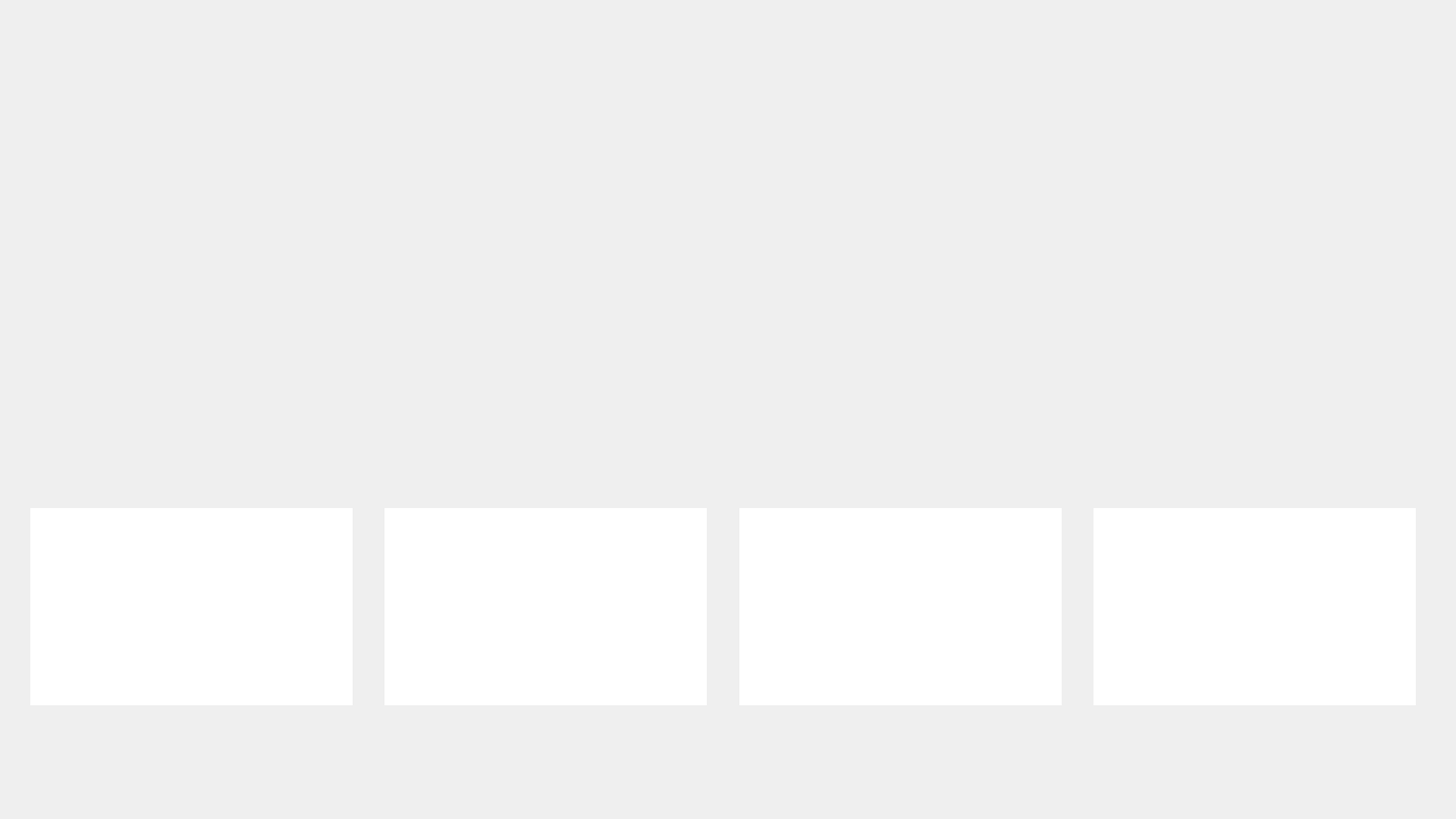
<?xml version="1.0" encoding="UTF-8"?>
<ui version="4.0">
 <class>Form</class>
 <widget class="QWidget" name="Form">
  <property name="geometry">
   <rect>
    <x>0</x>
    <y>0</y>
    <width>1920</width>
    <height>1080</height>
   </rect>
  </property>
  <property name="windowTitle">
   <string>Form</string>
  </property>
  <widget class="QPushButton" name="backButton">
   <property name="geometry">
    <rect>
     <x>1620</x>
     <y>922</y>
     <width>210</width>
     <height>110</height>
    </rect>
   </property>
   <property name="styleSheet">
    <string notr="true">QPushButton { 
   background-image : url(icon/backb.png); 
   border : 0px;
}
</string>
   </property>
   <property name="text">
    <string/>
   </property>
  </widget>
  <widget class="QLabel" name="video1">
   <property name="geometry">
    <rect>
     <x>40</x>
     <y>130</y>
     <width>425</width>
     <height>530</height>
    </rect>
   </property>
   <property name="text">
    <string>&lt;html&gt;&lt;head/&gt;&lt;body&gt;&lt;p&gt;&lt;br/&gt;&lt;/p&gt;&lt;/body&gt;&lt;/html&gt;</string>
   </property>
  </widget>
  <widget class="QLabel" name="background">
   <property name="geometry">
    <rect>
     <x>0</x>
     <y>0</y>
     <width>1920</width>
     <height>1080</height>
    </rect>
   </property>
   <property name="text">
    <string/>
   </property>
   <property name="pixmap">
    <pixmap>icon/feed4.png</pixmap>
   </property>
  </widget>
  <widget class="QTextBrowser" name="text1">
   <property name="geometry">
    <rect>
     <x>40</x>
     <y>670</y>
     <width>425</width>
     <height>260</height>
    </rect>
   </property>
   <property name="font">
    <font>
     <family>한컴 백제 M</family>
     <pointsize>18</pointsize>
    </font>
   </property>
   <property name="autoFillBackground">
    <bool>false</bool>
   </property>
   <property name="frameShape">
    <enum>QFrame::NoFrame</enum>
   </property>
   <property name="frameShadow">
    <enum>QFrame::Sunken</enum>
   </property>
  </widget>
  <widget class="QTextBrowser" name="text2">
   <property name="geometry">
    <rect>
     <x>507</x>
     <y>670</y>
     <width>425</width>
     <height>260</height>
    </rect>
   </property>
   <property name="font">
    <font>
     <family>한컴 백제 M</family>
     <pointsize>18</pointsize>
    </font>
   </property>
   <property name="autoFillBackground">
    <bool>false</bool>
   </property>
   <property name="frameShape">
    <enum>QFrame::NoFrame</enum>
   </property>
   <property name="frameShadow">
    <enum>QFrame::Sunken</enum>
   </property>
  </widget>
  <widget class="QTextBrowser" name="text3">
   <property name="geometry">
    <rect>
     <x>975</x>
     <y>670</y>
     <width>425</width>
     <height>260</height>
    </rect>
   </property>
   <property name="font">
    <font>
     <family>한컴 백제 M</family>
     <pointsize>18</pointsize>
    </font>
   </property>
   <property name="autoFillBackground">
    <bool>false</bool>
   </property>
   <property name="frameShape">
    <enum>QFrame::NoFrame</enum>
   </property>
   <property name="frameShadow">
    <enum>QFrame::Sunken</enum>
   </property>
  </widget>
  <widget class="QTextBrowser" name="text4">
   <property name="geometry">
    <rect>
     <x>1442</x>
     <y>670</y>
     <width>425</width>
     <height>260</height>
    </rect>
   </property>
   <property name="font">
    <font>
     <family>한컴 백제 M</family>
     <pointsize>18</pointsize>
    </font>
   </property>
   <property name="autoFillBackground">
    <bool>false</bool>
   </property>
   <property name="frameShape">
    <enum>QFrame::NoFrame</enum>
   </property>
   <property name="frameShadow">
    <enum>QFrame::Sunken</enum>
   </property>
  </widget>
  <widget class="QLabel" name="video2">
   <property name="geometry">
    <rect>
     <x>507</x>
     <y>130</y>
     <width>425</width>
     <height>530</height>
    </rect>
   </property>
   <property name="text">
    <string>&lt;html&gt;&lt;head/&gt;&lt;body&gt;&lt;p&gt;&lt;br/&gt;&lt;/p&gt;&lt;/body&gt;&lt;/html&gt;</string>
   </property>
  </widget>
  <widget class="QLabel" name="video3">
   <property name="geometry">
    <rect>
     <x>975</x>
     <y>130</y>
     <width>425</width>
     <height>530</height>
    </rect>
   </property>
   <property name="text">
    <string>&lt;html&gt;&lt;head/&gt;&lt;body&gt;&lt;p&gt;&lt;br/&gt;&lt;/p&gt;&lt;/body&gt;&lt;/html&gt;</string>
   </property>
  </widget>
  <widget class="QLabel" name="video4">
   <property name="geometry">
    <rect>
     <x>1442</x>
     <y>130</y>
     <width>425</width>
     <height>530</height>
    </rect>
   </property>
   <property name="text">
    <string>&lt;html&gt;&lt;head/&gt;&lt;body&gt;&lt;p&gt;&lt;br/&gt;&lt;/p&gt;&lt;/body&gt;&lt;/html&gt;</string>
   </property>
  </widget>
  <zorder>background</zorder>
  <zorder>backButton</zorder>
  <zorder>video1</zorder>
  <zorder>text1</zorder>
  <zorder>text2</zorder>
  <zorder>text3</zorder>
  <zorder>text4</zorder>
  <zorder>video2</zorder>
  <zorder>video3</zorder>
  <zorder>video4</zorder>
 </widget>
 <resources/>
 <connections/>
</ui>
